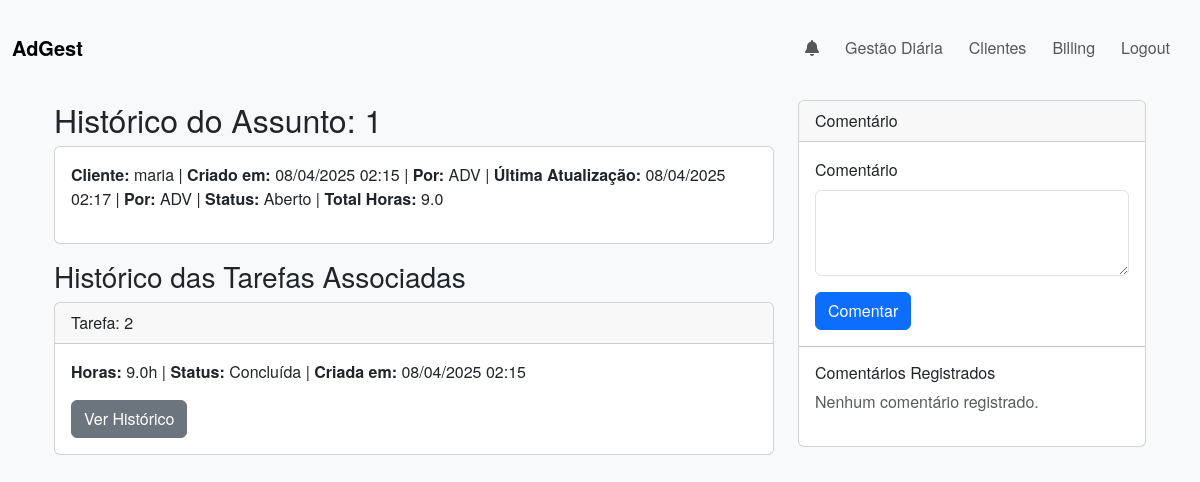
The page /history/assunto/22 (signed in) on the database as committed earlier.
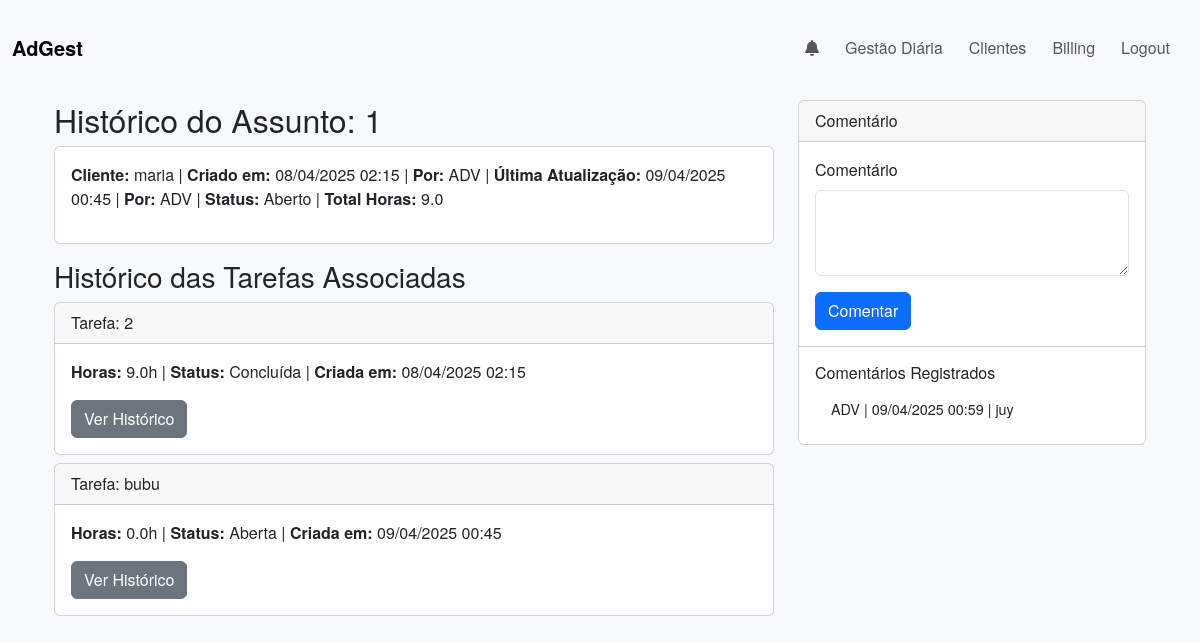
The same page on the database as committed later.
### app/models.py (models this page shows, shortened)
class TarefaHistory(db.Model):
    __tablename__ = 'tarefas_history'
    id = db.Column(db.Integer, primary_key=True)
    tarefa_id = db.Column(db.Integer, nullable=False)  # FK para a tarefa
    change_type = db.Column(db.String(20), nullable=False)  # ex.: 'created', 'edited'
    changed_at = db.Column(db.DateTime, default=datetime.utcnow)
    changed_by = db.Column(db.Integer, db.ForeignKey('users.id'))
    snapshot = db.Column(db.JSON)  # ou db.Column(db.Text)

class Tarefa(db.Model):
    __tablename__ = 'tarefas'
    id = db.Column(db.Integer, primary_key=True)
    user_id = db.Column(db.Integer, db.ForeignKey('users.id'), nullable=False)
    assunto_id = db.Column(db.Integer, db.ForeignKey('assuntos.id'), nullable=False)
    nome_tarefa = db.Column(db.String(100), nullable=False)
    descricao = db.Column(db.String(200), nullable=True)
    due_date = db.Column(db.Date, nullable=True)
    sort_order = db.Column(db.Integer, default=0)
    is_completed = db.Column(db.Boolean, default=False)
    horas = db.Column(db.Float, default=0.0)
    is_billed = db.Column(db.Boolean, default=False)
    data_conclusao = db.Column(db.Date, nullable=True)
    completed_by = db.Column(db.Integer, db.ForeignKey('users.id'), nullable=True)
    created_at = db.Column(db.DateTime, default=datetime.utcnow)
    updated_at = db.Column(db.DateTime, onupdate=datetime.utcnow)
    user = db.relationship("User", backref="tarefas_criadas", foreign_keys=lambda: [Tarefa.__table__.c.user_id])

class Comment(db.Model):
    __tablename__ = 'comments'
    id = db.Column(db.Integer, primary_key=True)
    object_type = db.Column(db.String(50))  # 'assunto', 'tarefa' ou 'prazo'
    object_id = db.Column(db.Integer, nullable=False)  # ID do assunto/tarefa/prazo
    user_id = db.Column(db.Integer, db.ForeignKey('users.id'), nullable=False)
    comment_text = db.Column(db.Text, nullable=False)
    created_at = db.Column(db.DateTime, default=datetime.utcnow)
    user = db.relationship('User', backref='comments')

class User(UserMixin, db.Model):
    __tablename__ = 'users'
    id = db.Column(db.Integer, primary_key=True)
    username = db.Column(db.String(100), unique=True, nullable=False)
    nickname = db.Column(db.String(10), nullable=False)
    email = db.Column(db.String(120), unique=True, nullable=False)
    profile_image = db.Column(db.String(120), default='default.jpg')
    password = db.Column(db.String(200), nullable=False)
    role = db.Column(db.String(50), default='advogado')
    __table_args__ = (db.UniqueConstraint('email', name='uq_users_email'),)
    assuntos_compartilhados = db.relationship(
        'Assunto',
        secondary=shared_assuntos,
        backref=db.backref('compartilhados', lazy='dynamic'),
        lazy='dynamic'
    )
    client_shares = db.relationship('ClientShare', backref='user', lazy='dynamic')

### app/routes.py (the view)
@main.route('/history/assunto/<int:assunto_id>')
@login_required
def history_assunto(assunto_id):
    assunto = Assunto.query.get_or_404(assunto_id)
    assunto_history = []  # Não estamos utilizando o histórico do assunto
    total_horas = sum([t.horas for t in assunto.tarefas.all()])
    tasks_history = {}
    for tarefa in assunto.tarefas.all():
        tarefa_history = TarefaHistory.query.filter_by(tarefa_id=tarefa.id)\
                                            .order_by(TarefaHistory.changed_at.desc())\
                                            .all()
        tasks_history[tarefa.id] = tarefa_history
    comments = Comment.query.filter_by(object_type='assunto', object_id=assunto_id)\
                            .order_by(Comment.created_at.desc())\
                            .all()
    form = CommentForm()
    user_ids = set()
    for t_hist_list in tasks_history.values():
        for hist in t_hist_list:
            user_ids.add(hist.changed_by)
    from app.models import User
    users = User.query.filter(User.id.in_(list(user_ids))).all()
    user_dict = {user.id: user for user in users}
    last_update = None
    last_update_user_id = None
    for tarefa in assunto.tarefas.all():
        for hist in tasks_history.get(tarefa.id, []):
            if last_update is None or hist.changed_at > last_update:
                last_update = hist.changed_at
                last_update_user_id = hist.changed_by
    return render_template('history_assunto.html',
                           assunto=assunto,
                           history_entries=assunto_history,
                           tasks_history=tasks_history,
                           comments=comments,
                           form=form,
                           user_dict=user_dict,
                           total_horas=total_horas,
                           last_update=last_update,
                           last_update_user_id=last_update_user_id)

### app/forms.py
class CommentForm(FlaskForm):
    comment_text = TextAreaField('Comentário', validators=[DataRequired()])
    submit = SubmitField('Comentar')

### app/routes.py (called while the page is built)
@main.context_processor
def inject_notifications():
    if current_user.is_authenticated:
        notifs_nao_lidas = Notification.query.filter_by(
            user_id=current_user.id, is_read=False
        ).order_by(Notification.timestamp.desc()).all()
        unread = len(notifs_nao_lidas)
        return dict(notifications=notifs_nao_lidas, unread_count=unread)
    return dict(notifications=[], unread_count=0)

### app/templates/history_assunto.html (shortened to what this page needs)
{% extends "base.html" %}
{% block content %}
<div class="container my-4">
  <div class="row">
    <div class="col-md-8">
      <h2>Histórico do Assunto: {{ assunto.nome_assunto }}</h2>
      <div class="card mb-3">
        <div class="card-body">
          <p>
            <strong>Cliente:</strong> {{ assunto.client.name }} |
            <strong>Criado em:</strong> {{ assunto.created_at.strftime('%d/%m/%Y %H:%M') if assunto.created_at else 'N/A' }} |
            <strong>Por:</strong> {{ assunto.user.nickname }} |
            <strong>Última Atualização:</strong>
            {% if last_update %}
              {{ last_update.strftime('%d/%m/%Y %H:%M') }}
            {% else %}
              N/A
            {% endif %} |
            <strong>Por:</strong>
            {% if last_update and last_update_user_id in user_dict %}
              {{ user_dict[last_update_user_id].nickname }}
            {% else %}
              N/A
            {% endif %} |
            <strong>Status:</strong> {% if assunto.is_completed %}Concluído{% else %}Aberto{% endif %} |
            <strong>Total Horas:</strong> {{ total_horas }}
          </p>
        </div>
      </div>
      <div class="mb-3">
        <h3>Histórico das Tarefas Associadas</h3>
        {% if assunto.tarefas.count() > 0 %}
          {% for tarefa in assunto.tarefas.all() %}
            <div class="card mb-2">
              <div class="card-header">
                Tarefa: {{ tarefa.nome_tarefa }}
              </div>
              <div class="card-body">
                <p>
                  <strong>Horas:</strong> {{ tarefa.horas }}h |
                  <strong>Status:</strong> {% if tarefa.is_completed %}Concluída{% else %}Aberta{% endif %} |
                  <strong>Criada em:</strong> {% if tarefa.created_at %}{{ tarefa.created_at.strftime('%d/%m/%Y %H:%M') }}{% else %}N/A{% endif %}
                </p>
                <button class="btn btn-secondary" type="button"
                        data-bs-toggle="collapse"
                        data-bs-target="#hist-tarefa-{{ tarefa.id }}"
                        aria-expanded="false"
                        aria-controls="hist-tarefa-{{ tarefa.id }}">
                  Ver Histórico
                </button>
                  {% set tarefa_hist = tasks_history[tarefa.id] %}
              </div>
            </div>
          {% endfor %}
        {% endif %}
      </div>
    </div>
    <div class="col-md-4">
      <div class="card">
        <div class="card-header">
          Comentário
        </div>
        <div class="card-body">
          <form action="{{ url_for('main.add_comment') }}" method="POST">
            <div class="mb-3">
              {{ form.comment_text.label(class="form-label") }}
              {{ form.comment_text(rows=3, class="form-control") }}
            </div>
            <button type="submit" class="btn btn-primary">{{ form.submit.label.text }}</button>
          </form>
        </div>
        {% if comments %}
        <hr class="my-0">
        <div class="card-body">
          <h6>Comentários Registrados</h6>
          <ul class="list-group list-group-flush">
            {% for comment in comments %}
              <li class="list-group-item">
                {{ comment.user.nickname }}
                | {{ comment.created_at.strftime('%d/%m/%Y %H:%M') }}
                | {{ comment.comment_text }}
              </li>
            {% endfor %}
          </ul>
        </div>
        {% else %}
        <hr class="my-0">
        <div class="card-body">
          <h6>Comentários Registrados</h6>
          <p class="text-muted">Nenhum comentário registrado.</p>
        </div>
        {% endif %}
      </div>
    </div>
  </div>
</div>
{% endblock %}

Rows that differ between the two databases and show on the page:
no longer on this page (row unchanged): TarefaHistory: strftime "08/04/2025 02:17"
added TarefaHistory: strftime "09/04/2025 00:45"
added Tarefa: nome_tarefa "bubu", horas "0.0", is_completed "Aberta", created_at "09/04/2025 00:45"
added Comment: user.nickname "ADV", created_at "09/04/2025 00:59", comment_text "juy"
Other text that changed with them:
text no longer shown: "Nenhum comentário registrado."
